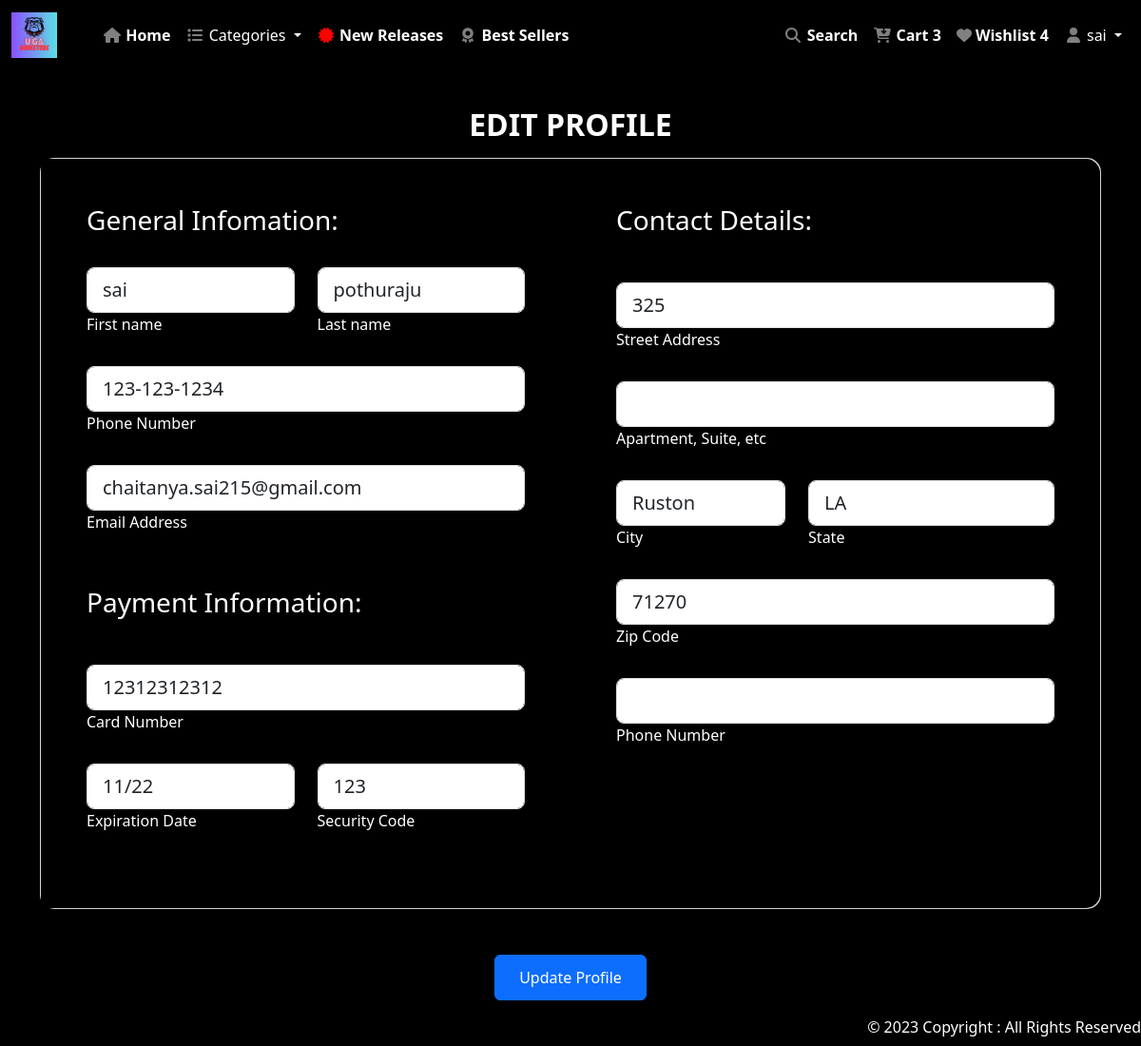
The page /profile (signed in) on the database its author committed.
### app/models.py (models this page shows, shortened)
class User(models.Model):
    account_id = models.IntegerField(unique=True, default=random_number_generator)
    firstname = models.CharField(max_length=100)
    lastname = models.CharField(max_length=100)
    phonenumber = models.CharField(max_length=100)
    email = models.CharField(max_length=100)
    password = models.CharField(max_length=100)
    card_number = models.CharField(max_length=30, default=' ')
    expiration_date = models.CharField(max_length=5, default=' ')
    security_code = models.CharField(max_length=3, default=' ')
    street_address = models.CharField(max_length=50, default=' ')
    apartment_suite = models.CharField(max_length=50, default=' ')
    city = models.CharField(max_length=30, default=' ')
    state = models.CharField(max_length=30, default=' ')
    zip_code = models.CharField(max_length=30, default=' ')
    contact_phone = models.CharField(max_length=30, default=' ')
    contact_email = models.CharField(max_length=30, default=' ')
    accept_terms = models.BooleanField(default=False)
    is_active = models.BooleanField(default=False)
    is_loggedin = models.BooleanField(default=False)
    activation_token = models.CharField(max_length=255, blank=True, null=True)

### app/views.py (the view, shortened to what this page needs)
# urls.py: path('profile', views.ProfileView.as_view(), name="profile"),
class ProfileView(View):
    def decrypt(self, encrypted_value):
        decrypted_value = signing.loads(encrypted_value)
        return decrypted_value
    def get(self, request):
        user_id = request.session.get('user_id')
        user = User.objects.get(id=user_id) if user_id else None
        user.card_number = self.decrypt(user.card_number)
        user.security_code = self.decrypt(user.security_code)
        return render(request, "app/profile.html", {'user': user})

### app/context_processors.py (called while the page is built)
def user_context_processor(request):
    user_id = request.session.get('user_id')
    user = User.objects.get(id=user_id) if user_id else None
    return {'user': user}

### app/templates/app/profile.html (shortened to what this page needs)
{% extends 'app/base.html' %}
{% load static %}
{% block main-content %}
<form method="post">
    <section class="gradient-custom-2">
        <div class="container py-5 h-100">
            <div class="text-center">
            <h2 class="fw-bold mb-3 text-uppercase">EDIT PROFILE</h2>
            </div>
            <div class="row d-flex justify-content-center align-items-center h-100">
                <div class="col-12">
                <div class="card card-registration card-registration-2" style="border-radius: 15px;">
                    <div class="card-body p-0">
                    <div class="row g-0">
                        <div class="col-lg-6" style="background: black;">
                        <div class="p-5">
                            <h3 class="signup-text" style="margin-bottom:2rem;">General Infomation:</h3>
                            <div class="row">
                            <div class="col-md-6 mb-4 pb-2">
                                <div class="form-outline">
                                <input type="text" id="form3Examplev2" class="form-control form-control-lg" value={{user.firstname}} name="firstname" required/>
                                <label class="signup-text" for="form3Examplev2">First name</label>
                                </div>
                            </div>
                            <div class="col-md-6 mb-4 pb-2">
                                <div class="form-outline">
                                <input type="text" id="form3Examplev3" class="form-control form-control-lg" value={{user.lastname}} name="lastname" required/>
                                <label class="signup-text" for="form3Examplev3">Last name</label>
                                </div>
                            </div>
                            </div>
                            <div class="mb-4 pb-2">
                            <div class="form-outline">
                                <input type="tel" id="form3Examplev4" class="form-control form-control-lg" pattern="[0-9]{3}-[0-9]{3}-[0-9]{4}" value={{user.phonenumber}} name="phonenumber" required/>
                                <label class="signup-text" for="form3Examplev4">Phone Number</label>
                            </div>
                            </div>
                            <div class="mb-4 pb-2">
                                <div class="form-outline">
                                    <input type="email" id="form3Examplev4" class="form-control form-control-lg" value={{user.email}} name="email" readonly />
                                    <label class="signup-text" for="form3Examplev4">Email Address</label>
                                </div>
                            </div>
                            <br>
                            <h3 class="mb-5 signup-text">Payment Information:</h3>
                            <div class="mb-4 pb-2">
                                <div class="form-outline">
                                    <input type="text" id="form3Examplev4" class="form-control form-control-lg" {% if user.card_number %}value="{{ user.card_number }}"{% endif %} name="card_number" />
                                    <label class="signup-text" for="form3Examplev4">Card Number</label>
                                </div>
                            </div>
                            <div class="row">
                                <div class="col-md-6 mb-4 pb-2">
                                <div class="form-outline">
                                    <input type="text" id="form3Examplev4" class="form-control form-control-lg" maxlength="5" pattern="\d{2}/\d{2}" {% if user.expiration_date %}value="{{ user.expiration_date }}"{% endif %} name="expiration_date" />
                                    <label class="signup-text" for="form3Examplev2">Expiration Date</label>
                                </div>
                                </div>
                                <div class="col-md-6 mb-4 pb-2">
                                <div class="form-outline">
                                    <input type="text" id="form3Examplev4" class="form-control form-control-lg" maxlength="3" {% if user.security_code %}value="{{ user.security_code }}"{% endif %} name="security_code" />
                                    <label class="signup-text" for="form3Examplev3">Security Code</label>
                                </div>
                                </div>
                            </div>
                        </div>
                        </div>
                        <div class="col-lg-6 bg-indigo text-white" style="background: black;">
                        <div class="p-5">
                            <h3 class="mb-5 signup-text">Contact Details:</h3>
                            <div class="mb-4 pb-2">
                            <div class="form-outline form-white">
                                <input type="text" id="form3Examplea2" class="form-control form-control-lg" {% if user.street_address %}value={{user.street_address}}{% endif %} name="street_address" />
                                <label class="signup-text" for="form3Examplea2">Street Address</label>
                            </div>
                            </div>
                            <div class="mb-4 pb-2">
                            <div class="form-outline form-white">
                                <input type="text" id="form3Examplea3" class="form-control form-control-lg" {% if user.apartment_suite %}value={{user.apartment_suite}}{% endif %} name="apartment_suite" />
                                <label class="signup-text" for="form3Examplea3">Apartment, Suite, etc</label>
                            </div>
                            </div>
                            <div class="row">
                            <div class="col-md-5 mb-4 pb-2">
                                <div class="form-outline form-white">
                                <input type="text" id="form3Examplea4" class="form-control form-control-lg" {% if user.city %}value={{user.city}}{% endif %} name="city" />
                                <label class="signup-text" for="form3Examplea4">City</label>
                                </div>
                            </div>
                            <div class="col-md-7 mb-4 pb-2">
                                <div class="form-outline form-white">
                                <input type="text" id="form3Examplea5" class="form-control form-control-lg" {% if user.state %}value={{user.state}}{% endif %} name="state" />
                                <label class="signup-text" for="form3Examplea5">State</label>
                                </div>
                            </div>
                            </div>
                            <div class="mb-4 pb-2">
                            <div class="form-outline form-white">
                                <input type="text" id="form3Examplea6" class="form-control form-control-lg" {% if user.zip_code %}value={{user.zip_code}}{% endif %} name="zip_code" />
                                <label class="signup-text" for="form3Examplea6">Zip Code</label>
                            </div>
                            </div>
                            <div class="mb-4 pb-2">
                                <div class="form-outline">
                                <input type="tel" id="form3Examplev4" class="form-control form-control-lg" pattern="[0-9]{3}-[0-9]{3}-[0-9]{4}" {% if user.contact_phone %}value={{user.contact_phone }}{% endif %} name="contact_phone" />
                                <label class="signup-text" for="form3Examplev4">Phone Number</label>
                                </div>
                            </div>
                        </div>
                        </div>
                    </div>
                    </div>
                </div>
                </div>
                <div class="d-grid gap-2 col-6 mx-auto mt-5" style="width: auto;">
                    <button class="btn btn-primary button-style" type="submit">Update Profile</button>
                </div>
            </div>
        </div>
    </section>
</form>
{% endblock main-content %}

### app/templates/app/base.html (shortened to what this page needs)
<!DOCTYPE html>
{% load static %}
<html lang="en">
<head>
    <link rel="stylesheet" href="https://cdnjs.cloudflare.com/ajax/libs/font-awesome/4.7.0/css/font-awesome.min.css">
    <link href="https://cdn.jsdelivr.net/npm/bootstrap@5.3.0/dist/css/bootstrap.min.css"
    rel="stylesheet"
>
    <link rel='stylesheet' href={% static 'app/css/owl.carousel.min.css' %} />
    <link rel='stylesheet' href={% static 'app/css/all.min.css' %} />
    <link rel='stylesheet' href={% static 'app/css/style.css' %} />
</head>
<body>
    <nav class="navbar fixed-top navbar-expand-lg bg-body-tertiary" style="background-color: black !important">
        <div class="container" style="width: auto">
            <a class="navbar-brand" href="#">
              <img src="/static/app/images/icons/bulldog.jpg" width="48px" height="48px" alt="">
            </a>
          </div>
        <div class="container-fluid">
          <div class="collapse navbar-collapse" id="navbarSupportedContent">
            <ul class="navbar-nav me-auto mb-2 mb-lg-0">
              <li class="nav-item">
                <a class="nav-link active" aria-current="page" href="{% url 'home' %}"><i class="fa fa-fw fa-home" style="color: grey;"></i> Home</a>
              </li>
              <li class="nav-item dropdown">
                <a class="nav-link dropdown-toggle" href="#" role="button" data-bs-toggle="dropdown" aria-expanded="false">
                  <i class="fa fa-fw fa-list" style="color: grey;"></i>
                  Categories
                </a>
              </li>
              <li class="nav-item">
                <a class="nav-link active" aria-current="page" href="#" style="width: max-content"><i class="fa fa-fw fa-certificate" style="color: red;"></i> New Releases</a>
              </li>
              <li class="nav-item">
                <a class="nav-link active" aria-current="page" href="#" style="width: max-content"><i class="fa fa-fw fa-award" style="color: grey;"></i> Best Sellers</a>
              </li>
            </ul>
          </div>
          <ul class="navbar-nav me-auto mb-2 mb-lg-0">
            <li class="nav-item">
              <a class="nav-link active" aria-current="page" href="{% url 'search' %}" style="width: max-content"><i class="fa fa-fw fa-search" style="color: grey;"></i> Search</a>
            </li>
            <li class="nav-item">
              <a class="nav-link active" aria-current="page" href="{% url 'cart' %}"><i class="fa fa-fw fa-cart-arrow-down" style="color: grey;"></i> Cart 3</a>
            </li>
            <li class="nav-item">
              <a class="nav-link active" aria-current="page" href="#"><i class="fa fa-heart" aria-hidden="true" style="color: grey;"></i> Wishlist 4</a>
            </li>
            {% if user.is_active %}
              <li class="nav-item dropdown">
                <a class="nav-link dropdown-toggle" href="#" role="button" data-bs-toggle="dropdown" aria-expanded="false">
                  <i class="fa fa-fw fa-user" style="color: grey;"></i> {{ user.firstname }}
                </a>
              </li>
            {% endif %}
          </ul>
        </div>
      </nav>
      {% block main-content %}{% endblock main-content %}
      <footer class="footer-style fixed-bottom">
        © 2023 Copyright : All Rights Reserved
      </footer>
</body>
</html>

### app/static/app/css/style.css (style rules this page uses)
.nav-item { font-weight: 700; }
.nav-link { color: white !important; }
.footer-style { background: black; color: white; height: 2rem; font-size: 1rem; font-weight: 500; display: flex; justify-content: flex-end; }
.dropdown-toggle { background-color: black; color: white; font-weight: 500; }
.gradient-custom-2 { background: black; margin-top: 4rem; }
.bg-indigo { background-color: white; }
@media (min-width: 992px) { .card-registration-2 .bg-indigo { border-top-right-radius: 15px; border-bottom-right-radius: 15px; } }
.signup-text { color: white; }
.button-style { height: 3rem; width: 10rem; }
.fw-bold { color: white !important; }

### app/templates/app/base.html (style rules this page uses)
body { background-color: black; }

### rows shown on the page
User: firstname "sai", lastname "pothuraju", phonenumber "123-123-1234", email "chaitanya.sai215@gmail.com", card_number "12312312312", expiration_date "11/22", security_code "123", street_address "325", city "Ruston", state "LA", zip_code "71270"
